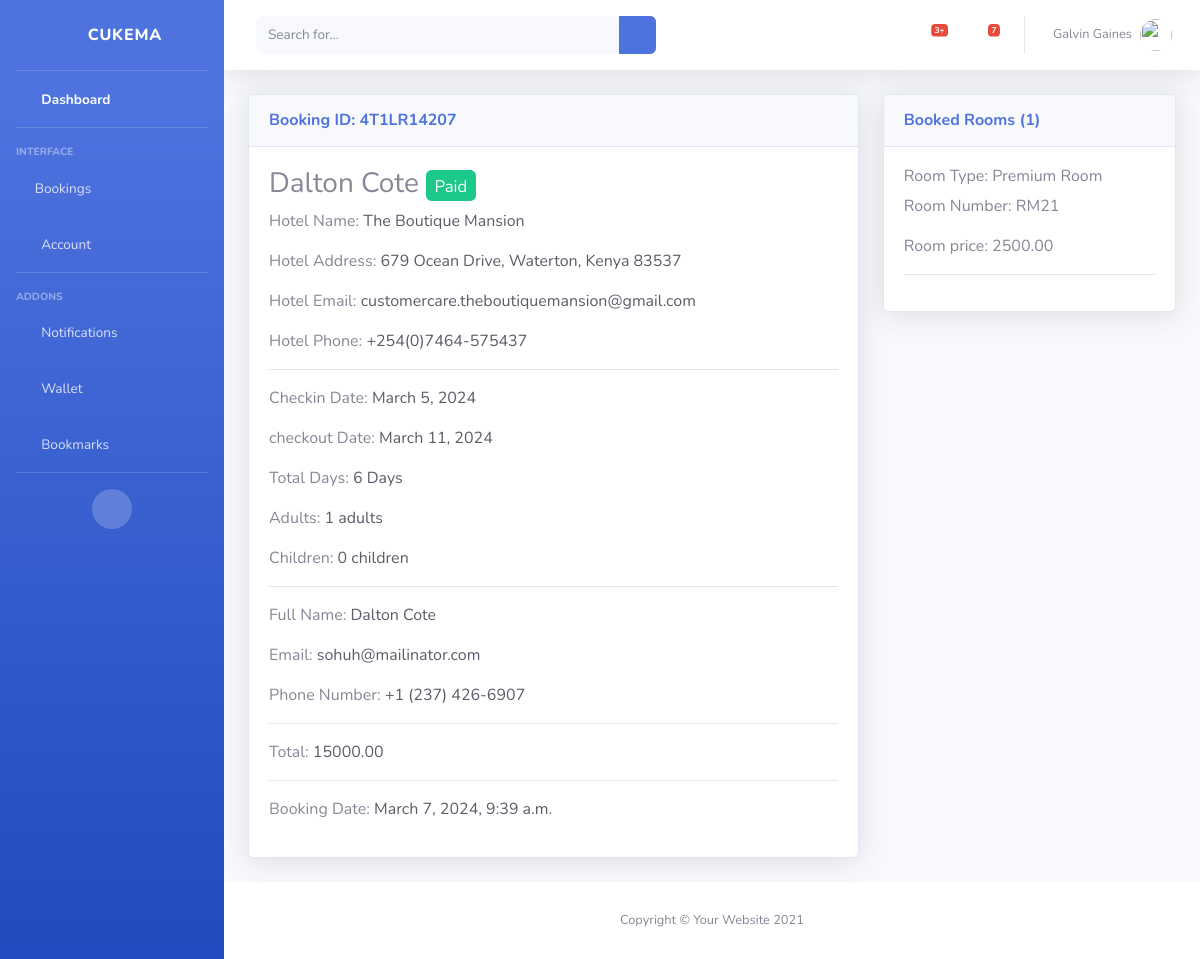
Screenshot of /dashboard/booking_details/4T1LR14207 (signed in) with the database file from the repository.
### UserAuth/models.py (models this page shows)
class User(AbstractUser):
    full_name = models.CharField(max_length=225,null=True,blank=True)
    username = models.CharField(max_length=225, unique=True)
    email = models.EmailField(unique=True)
    phone = models.CharField(max_length=255,null=True, blank=True)
    gender = models.CharField(max_length=255,choices=GENDER,default='male')
    otp = models.CharField(max_length=20,null=True, blank=True)
    USERNAME_FIELD = 'email'
    REQUIRED_FIELDS = ['username']
    def __str__(self):
        return self.username

### Hotel/models.py (models this page shows, shortened)
class Booking(models.Model):
    booking_date = models.DateTimeField(auto_now_add=True, editable=True,blank=True,null=True)
    booking_id = ShortUUIDField(length=10, max_length=10, alphabet='0123456789ABCDEFGHJKLMNPQRST', null=True, blank=True)
    user = models.ForeignKey(User, on_delete=models.SET_NULL, null=True, blank=True)
    payment_status = models.CharField(max_length=100, choices=Payment_status)
    fullname = models.CharField(max_length=100)
    email = models.EmailField(max_length=100)
    phone = models.CharField(max_length=100, null=True, blank=True)
    hotel = models.ForeignKey(Hotel, on_delete=models.SET_NULL, null=True, blank=True)
    room_type = models.ForeignKey(RoomType, on_delete=models.SET_NULL, null=True, blank=True)
    room = models.ManyToManyField(Room)
    before_discount = models.DecimalField(max_digits=12, decimal_places=2, default=0.00)
    total = models.DecimalField(max_digits=12, decimal_places=2, default=0.00)
    saved = models.DecimalField(max_digits=12, decimal_places=2, default=0.00)
    coupons = models.ManyToManyField("Hotel.Coupon", blank=True)
    checkin_date = models.DateField()
    checkout_date = models.DateField()
    total_days = models.PositiveIntegerField(default=1)
    num_adults = models.PositiveIntegerField(default=1)
    num_children = models.PositiveIntegerField(default=0)
    check_in = models.BooleanField(default=False)
    check_out = models.BooleanField(default=False)
    is_active = models.BooleanField(default=False)
    check_in_tracker = models.BooleanField(default=False)
    check_out_tracker = models.BooleanField(default=False)
    success_id = ShortUUIDField(length=10, max_length=10, alphabet='abcdefghijklmnopqrstuvwxyz', null=True, blank=True)
    stripe_payment_intent = models.CharField(max_length=100, blank=True, null=True)
    payment_id = models.CharField(max_length=100, blank=True, null=True)

class Hotel(models.Model):
    user= models.ForeignKey(User, related_name="Hotel_users",on_delete=models.SET_NULL,null=True)
    name = models.CharField(max_length=255)
    description = CKEditor5Field(null=True, blank=True,config_name='extends')
    image = models.FileField(upload_to="hotel_gallery")
    address = models.CharField(max_length=255)
    email = models.EmailField( max_length=254)
    mobile = models.CharField(max_length=255)
    status = models.CharField(max_length=255, choices=Hotel_status,default="Live")
    tags = TaggableManager(blank=True)
    views = models.IntegerField(default=0)
    featured = models.BooleanField(default=False)
    slug = models.SlugField(unique=True)
    date = models.DateField(auto_now_add=True)

class Room(models.Model):
    hotel = models.ForeignKey(Hotel, related_name='rooms',on_delete=models.CASCADE)
    room_type = models.ForeignKey(RoomType, related_name='room_types',on_delete=models.CASCADE)
    room_number = models.CharField(max_length=30)
    is_available = models.BooleanField(default=True)
    class Meta:
        verbose_name_plural = "Rooms"

class RoomType(models.Model):
    hotel = models.ForeignKey(Hotel,related_name="roomtypes", on_delete=models.CASCADE)
    type = models.CharField(max_length=20)
    price = models.DecimalField(max_digits=12, decimal_places=2, default=0.00)
    number_of_beds = models.PositiveIntegerField(default=1)
    image = models.FileField(upload_to="hotel_gallery/roomType",blank=True,null=True)
    slug = models.SlugField(unique=True)
    class Meta:
        verbose_name_plural = "Room Type"

### User_dashboard/views.py (the view)
# urls.py: path("booking_details/<booking_id>",booking_details,name="booking_details")
@login_required
def booking_details(request,booking_id):
    booking = Booking.objects.get(booking_id=booking_id,user=request.user,payment_status="Paid")
    context = {
        'booking':booking
    }
    return render(request,"user_dashboard/booking_details.html",context)

### templates/user_dashboard/booking_details.html (shortened to what this page needs)
{% extends "user_dashboard/base.html" %}
{% load static %}
{% block body %}
<div class="row">
    <div class="col-xl-8 col-lg-7">
        <div class="card shadow mb-4">
            <div class="card-header py-3">
                <h6 class="m-0 font-weight-bold text-primary">Booking ID: {{booking.booking_id}}</h6>
            </div>
            <div class="card-body">
                <h3>{{booking.fullname | title}}
                    <span class="badge badge-success text-small"><small>{{booking.payment_status}}</small></span>
                </h3>
                <p>Hotel Name: <span class="text-dark">{{booking.hotel.name | title  }}</span></p>
                <p>Hotel Address: <span class="text-dark">{{booking.hotel.address }}</span></p>
                <p>Hotel Email: <span class="text-dark">{{booking.hotel.email}}</span></p>
                <p>Hotel Phone: <span class="text-dark">{{booking.hotel.mobile }}</span></p>
                <hr>
                <p>Checkin Date: <span class="text-dark">{{booking.checkin_date }}</span></p>
                <p>checkout Date: <span class="text-dark">{{booking.checkout_date }}</span></p>
                <p>Total Days: <span class="text-dark">{{booking.total_days }} Days</span></p>
                <p>Adults: <span class="text-dark">{{booking.num_adults }} adults</span></p>
                <p>Children: <span class="text-dark">{{booking.num_children }} children</span></p>
                <hr>
                <p>Full Name: <span class="text-dark">{{booking.fullname }}</span></p>
                <p>Email: <span class="text-dark">{{booking.email}}</span></p>
                <p>Phone Number: <span class="text-dark">{{booking.phone }}</span></p>
                <hr>
                <p>Total: <span class="text-dark">{{booking.total }}</span></p>
                <hr>
                <p>Booking Date: <span class="text-dark">{{booking.booking_date}}</span></p>
            </div>
        </div>
    </div>
    <div class="col-xl-4 col-lg-5">
        <div class="card shadow mb-4">
            <div class="card-header py-3">
                <h6 class="m-0 font-weight-bold text-primary">Booked Rooms ({{booking.room.all.count}}) </h6>
            </div>
            {% for r in booking.room.all %}
            <div class="card-body">
                <h6>Room Type: {{r.room_type.type | title}}</h6>
                <p>Room Number: {{r.room_number }}</p>
                <p>Room price: {{r.room_type.price }}</p>
                <hr>
            </div>
            {% endfor %}
        </div>
    </div>
</div>
{% endblock body %}

### templates/user_dashboard/sidebar.html (shortened to what this page needs)
{% load static %}
<ul class="navbar-nav bg-gradient-primary sidebar sidebar-dark accordion" id="accordionSidebar">
    <a class="sidebar-brand d-flex align-items-center justify-content-center" href="index.html">
        <div class="sidebar-brand-icon rotate-n-15">
            <i class="fas fa-laugh-wink"></i>
        </div>
        <div class="sidebar-brand-text mx-3">{{request.user}}</div>
    </a>
    <hr class="sidebar-divider my-0">
    <li class="nav-item active">
        <a class="nav-link" href="{% url "user_dashboard:dashboard" %}">
            <i class="fas fa-fw fa-tachometer-alt"></i>
            <span>Dashboard</span></a>
    </li>
    <hr class="sidebar-divider">
    <div class="sidebar-heading">
        Interface
    </div>
    <li class="nav-item">
        <a class="nav-link collapsed" href="#" data-toggle="collapse" data-target="#collapseTwo"
            aria-expanded="true" aria-controls="collapseTwo">
            <i class="fa fa-calendar" aria-hidden="true"></i>
            <span>Bookings</span>
        </a>
    </li>
    <li class="nav-item">
        <a class="nav-link collapsed" href="#" data-toggle="collapse" data-target="#collapseUtilities"
            aria-expanded="true" aria-controls="collapseUtilities">
            <i class="fas fa-fw fa-wrench"></i>
            <span>Account</span>
        </a>
    </li>
    <hr class="sidebar-divider">
    <div class="sidebar-heading">
        Addons
    </div>
    <li class="nav-item">
        <a class="nav-link" href="{% url "user_dashboard:notifications" %}">
            <i class="fas fa-fw fa-bell"></i>
            <span>Notifications</span></a>
    </li>
    <li class="nav-item">
        <a class="nav-link" href="">
            <i class="fas fa-fw fa-wallet"></i>
            <span>Wallet</span></a>
    </li>
    <li class="nav-item">
        <a class="nav-link" href="">
            <i class="fas fa-fw fa-bookmark"></i>
            <span>Bookmarks</span></a>
    </li>
    <hr class="sidebar-divider d-none d-md-block">
    <div class="text-center d-none d-md-inline">
        <button class="rounded-circle border-0" id="sidebarToggle"></button>
    </div>
</ul>

### templates/user_dashboard/topbar.html (shortened to what this page needs)
{% load static %}
<nav class="navbar navbar-expand navbar-light bg-white topbar mb-4 static-top shadow">
    <form
        class="d-none d-sm-inline-block form-inline mr-auto ml-md-3 my-2 my-md-0 mw-100 navbar-search">
        <div class="input-group">
            <input type="text" class="form-control bg-light border-0 small" placeholder="Search for..."
                aria-label="Search" aria-describedby="basic-addon2">
            <div class="input-group-append">
                <button class="btn btn-primary" type="button">
                    <i class="fas fa-search fa-sm"></i>
                </button>
            </div>
        </div>
    </form>
    <ul class="navbar-nav ml-auto">
        <li class="nav-item dropdown no-arrow mx-1">
            <a class="nav-link dropdown-toggle" href="#" id="alertsDropdown" role="button"
                data-toggle="dropdown" aria-haspopup="true" aria-expanded="false">
                <i class="fas fa-bell fa-fw"></i>
                <span class="badge badge-danger badge-counter">3+</span>
            </a>
        </li>
        <li class="nav-item dropdown no-arrow mx-1">
            <a class="nav-link dropdown-toggle" href="#" id="messagesDropdown" role="button"
                data-toggle="dropdown" aria-haspopup="true" aria-expanded="false">
                <i class="fas fa-envelope fa-fw"></i>
                <span class="badge badge-danger badge-counter">7</span>
            </a>
        </li>
        <li class="nav-item dropdown no-arrow">
            <a class="nav-link dropdown-toggle" href="#" id="userDropdown" role="button"
                data-toggle="dropdown" aria-haspopup="true" aria-expanded="false">
                <span class="mr-2 d-none d-lg-inline text-gray-600 small">{{request.user.full_name}}</span>
                <img class="img-profile rounded-circle"
                    src="{% static "img/undraw_profile.svg" %}">
            </a>
        </li>
    </ul>
</nav>

### rows the page displays
User: user "CUKEMA", user.full_name "Galvin Gaines"
Booking: booking_id "4T1LR14207", fullname "Dalton Cote", payment_status "Paid", hotel.name "The Boutique Mansion", hotel.address "679 Ocean Drive, Waterton, Kenya 83537", hotel.email "customercare.theboutiquemansion@gmail.com", hotel.mobile "+254(0)7464-575437", checkin_date "March 5, 2024", checkout_date "March 11, 2024", total_days "6", num_adults "1", num_children "0", email "sohuh@mailinator.com", phone "+1 (237) 426-6907", total "15000.00", booking_date "March 7, 2024, 9:39 a.m.", room.all.count "1"
Room: room_type.type "Premium Room", room_number "RM21", room_type.price "2500.00"
